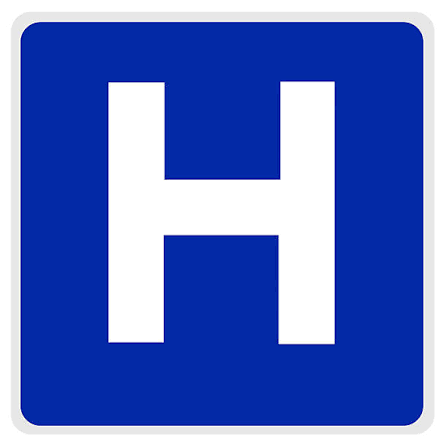
#> input picture task2b/reference_images/Hospital.png, 447 x 447 px; its folder holds only this picture in this run
$ python sign_obstacle_detection.py
#> lines starting #> are read from the running program, lines starting #| are printed output that depends on the picture; after the words box and inside, x2 and y2 are one past the last pixel; in counts of white or black regions, pixels touching at a corner belong together
'''
*****************************************************************************************
*
*  ===============================================
*     Niti Vahan (NV) Theme of eYRC 2026-27
*  ===============================================
*
*  This script is intended for implementation of Task 2B of Niti Vahan (NV) Theme.
*
*  Filename:         sign_obstacle_detection.py
*  Created:          2026
*  Last Modified:
*  Author:           e-Yantra Team
*
*  You are ONLY allowed to write your code inside the block marked
*  "ADD YOUR IMPLEMENTATION HERE". Do not change anything outside it - the
*  evaluation script relies on the rest of this file staying as it is.
*
*****************************************************************************************
'''

# Team ID:          < Team-ID >
# Author List:      < Names of the team members who worked on this file, comma separated >
# Filename:         sign_obstacle_detection.py
# Functions:        detect_signs, detect_obstacle
# Global variables: < List any global variables you add, "None" if you add none >


####################### IMPORT MODULES #######################
import cv2
import numpy as np
##############################################################

# The only sign labels detect_signs() is allowed to return.
SIGN_LABELS = ("School", "Speed40", "Parking", "Hospital")


##############################################################
############### ADD YOUR IMPLEMENTATION HERE #################
##############################################################

# [180 lines left out: functions detect_signs, detect_obstacle, _colour_components, _white_ratio_inside, not called in this run]


def _ordered_box(points):
    points = np.asarray(points, dtype=np.float32)
    sums = points.sum(axis=1)
    differences = np.diff(points, axis=1).ravel()
    return np.array([
        points[np.argmin(sums)],
        points[np.argmin(differences)],
        points[np.argmax(sums)],
        points[np.argmax(differences)],
    ], dtype=np.float32)


def _rectified_white_mask(image, component_mask):
    contours, _ = cv2.findContours(
        component_mask, cv2.RETR_EXTERNAL, cv2.CHAIN_APPROX_SIMPLE
    )
    if not contours:
        return np.zeros((64, 64), dtype=np.uint8)

    contour = max(contours, key=cv2.contourArea)
    rectangle = _ordered_box(cv2.boxPoints(cv2.minAreaRect(contour)))
    destination = np.array(
        [[0, 0], [63, 0], [63, 63], [0, 63]], dtype=np.float32
    )
    transform = cv2.getPerspectiveTransform(rectangle, destination)
    warped = cv2.warpPerspective(image, transform, (64, 64))
    hsv = cv2.cvtColor(warped, cv2.COLOR_BGR2HSV)
    return cv2.inRange(hsv, (0, 0, 130), (179, 105, 255))


# [7 lines left out: function _template_score, not called in this run]


def _load_symbol_template(filename, fallback):
    try:
        import os
        path = os.path.join(os.path.dirname(__file__), "reference_images", filename)
        reference = cv2.imread(path)
        if reference is not None:
            hsv = cv2.cvtColor(reference, cv2.COLOR_BGR2HSV)
            blue = cv2.inRange(hsv, (85, 60, 30), (145, 255, 255))
            count, labels, stats, _ = cv2.connectedComponentsWithStats(blue, 8)
            if count > 1:
                label = 1 + int(np.argmax(stats[1:, cv2.CC_STAT_AREA]))
                component = np.where(labels == label, 255, 0).astype(np.uint8)
                return _rectified_white_mask(reference, component)
    except Exception:
        pass
    return cv2.resize(np.asarray(fallback, dtype=np.uint8), (64, 64), interpolation=cv2.INTER_NEAREST)


_PARKING_TEMPLATE = _load_symbol_template("P.jpg", [
    [0, 0, 0, 0, 0, 0, 0, 0],
    [0, 0, 1, 1, 1, 1, 0, 0],
    [0, 0, 1, 0, 0, 1, 0, 0],
    [0, 0, 1, 0, 0, 1, 0, 0],
    [0, 0, 1, 1, 1, 0, 0, 0],
    [0, 0, 1, 0, 0, 0, 0, 0],
    [0, 0, 1, 0, 0, 0, 0, 0],
    [0, 0, 0, 0, 0, 0, 0, 0],
])

_HOSPITAL_TEMPLATE = _load_symbol_template("Hospital.png", [
    [0, 0, 1, 0, 0, 1, 0, 0],
    [0, 0, 1, 0, 0, 1, 0, 0],
    [0, 0, 1, 0, 0, 1, 0, 0],
    [0, 0, 1, 1, 1, 1, 0, 0],
    [0, 0, 1, 0, 0, 1, 0, 0],
    [0, 0, 1, 0, 0, 1, 0, 0],
    [0, 0, 1, 0, 0, 1, 0, 0],
    [0, 0, 0, 0, 0, 0, 0, 0],
])
#> call 2 of _load_symbol_template, with filename = 'Hospital.png'
#> in _load_symbol_template, reference is the input picture: shape (447, 447, 3); mean B, G, R 196.4, 116.8, 93.3
#> in _load_symbol_template (call 2), `hsv = cv2.cvtColor(reference, cv2.COLOR_BGR2HSV)`: hsv: shape (447, 447, 3); mean H, S, V 74.4, 158.5, 196.6
#> in _load_symbol_template (call 2), `blue = cv2.inRange(hsv, (85, 60, 30), (145, 255, 255))`:
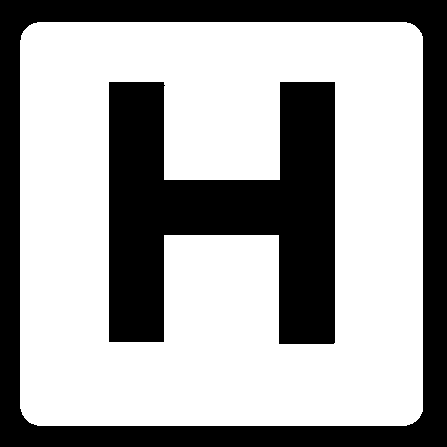
#> blue: shape (447, 447); 63.7% white; 2 black regions, box (x1, y1, x2, y2) and area: (0, 0, 447, 447) 37350, (109, 82, 335, 344) 35199
#> in _load_symbol_template (call 2), `count, labels, stats, _ = cv2.connectedComponentsWithStats(blue, 8)`: labels: shape (447, 447) int32; values 0 (black) and 1 (white), 63.7% white; 2 black regions
#> in _load_symbol_template (call 2), `count, labels, stats, _ = cv2.connectedComponentsWithStats(blue, 8)`: count = 2; stats = [[0, 0, 447, 447, 72549], [20, 22, 403, 404, 127260]]
#> in _load_symbol_template (call 2), `label = 1 + int(np.argmax(stats[1:, cv2.CC_STAT_AREA]))`: label = 1
#> in _rectified_white_mask, `contours, _ = cv2.findContours( component_mask, cv2.RETR_EXTERNAL, cv2..`: contours = 1 contour; box (x1, y1, x2, y2) and area: (20, 22, 423, 426) 161676
#> in _rectified_white_mask, `contour = max(contours, key=cv2.contourArea)`: contour = contour of 54 points, box (x1, y1, x2, y2) (20, 22, 423, 426), area 161676
#> in _ordered_box, `points = np.asarray(points, dtype=np.float32)`: points = [[422, 425], [20, 425], [20, 22], [422, 22]]
#> in _ordered_box, `sums = points.sum(axis=1)`: sums = [847, 445, 42, 444]
#> in _ordered_box, `differences = np.diff(points, axis=1).ravel()`: differences = [3, 405, 2, -400]
#> in _rectified_white_mask, `rectangle = _ordered_box(cv2.boxPoints(cv2.minAreaRect(contour)))`: rectangle = [[20, 22], [422, 22], [422, 425], [20, 425]]
#> in _rectified_white_mask, `transform = cv2.getPerspectiveTransform(rectangle, destination)`: transform = [[0.157, 3.7e-19, -3.13], [1.05e-18, 0.156, -3.44], [2.28e-19, 0, 1]]
#> in _rectified_white_mask, `warped = cv2.warpPerspective(image, transform, (64, 64))`:
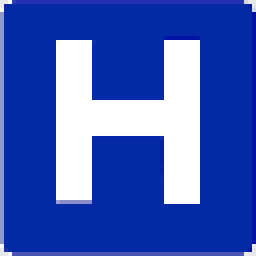
#> warped: shape (64, 64, 3) (shown 4 times larger); mean B, G, R 186.6, 90.6, 62.7
#> in _rectified_white_mask, `hsv = cv2.cvtColor(warped, cv2.COLOR_BGR2HSV)`: hsv: shape (64, 64, 3); mean H, S, V 88.7, 189.5, 186.7
#> in _rectified_white_mask, `return cv2.inRange(hsv, (0, 0, 130), (179, 105, 255))`:
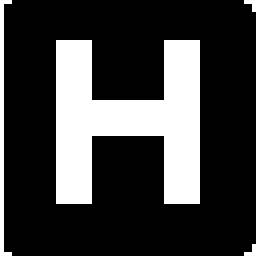
#> returned value: shape (64, 64) (shown 4 times larger); 23.9% white; 4 white regions (2 under 20 px), largest, box (x1, y1, x2, y2) and area: (14, 10, 50, 51) 900, (0, 0, 3, 64) 68


##############################################################
################ END OF YOUR IMPLEMENTATION ##################
##############################################################


#################### DO NOT EDIT BELOW THIS LINE ####################

# [90 lines left out: functions validate_signs, validate_obstacle, _validate_area, not called in this run]
